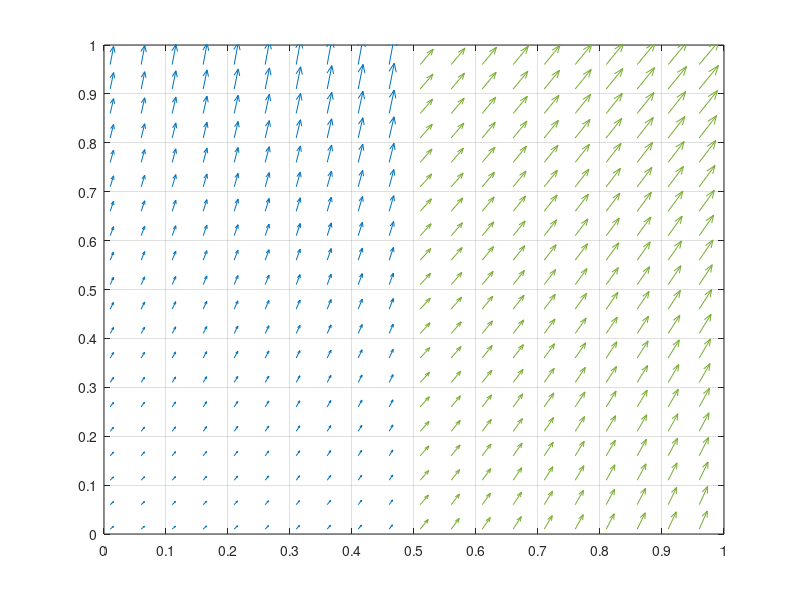

MATLAB code for this plot: (Note: this script raises an error after producing the figure.)
clc
clear

% [x,y] = meshgrid(0:0.05:1,0:0.05:1);
% if x<=1/2
%     u = exp(x.*y);
%     v = exp(x).*exp(2.*y);
% else
%     u = exp(x.*y);
%     v = 3.*x+y.^2;
% end

% if x<=1/2
%     u = sin(y.^2 + 6.*x);
%     v = cos(4.*(x.^2).*y);
% else
%     u = sin(y.^2 + 6.*x);
%     v = sin(2.*x).*cos(3.*y);
% end

[x,y] = meshgrid(0.01:0.05:0.5,0.01:0.05:1);
u = exp(x.*y);
v = exp(x).*exp(2.*y);


figure
quiver(x,y,u,v)
hold on

[x,y] = meshgrid(0.51:0.05:1,0.01:0.05:1);
u = exp(x.*y);
v = 3.*x+y.^2;
quiver(x,y,u,v)
axis([0,1,0,1]);
grid on
set(gca,'xtick',0:0.1:1);
set(gca,'ytick',0:0.1:1);
ax = gca;
ax.GridColor = [0 0 0];
ax.GridLineStyle = '--';
ax.GridAlpha = 0.5;
ax.Layer = 'top';

hold off